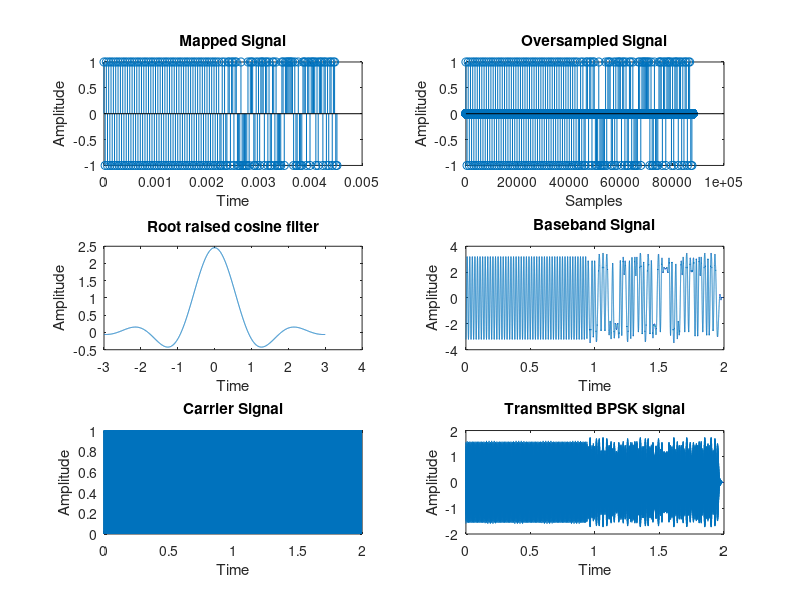
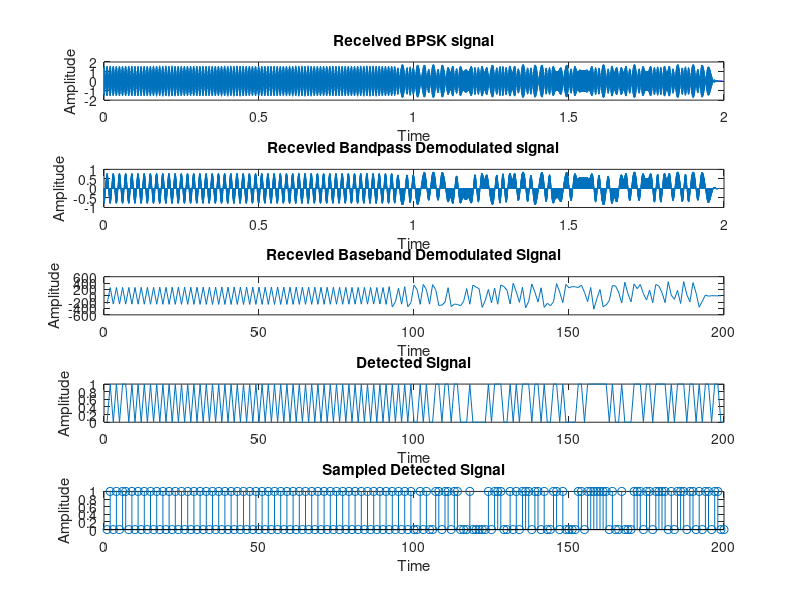
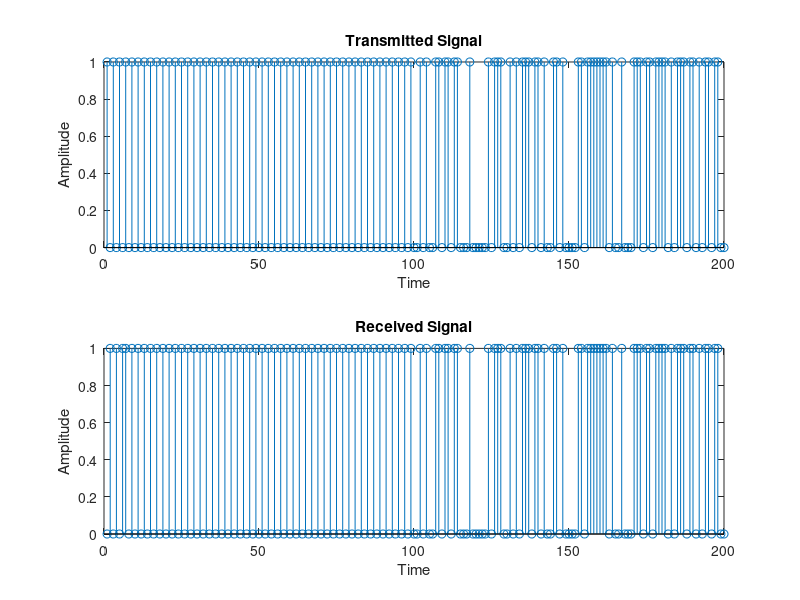

Source code (MATLAB) for these figures, in order:
%%%%%%%%%%%%%%%%%%%%%%% Transmitter %%%%%%%%%%%%%%%%%%%%%%%%%%%%%%%%

Fs=44100;
Rb=100;
Eb=1/(2*Rb); % bit energy

pilot=kron(ones(1,50),[1 0]);  % generate special pilot sequence
y2=[pilot randi([0 1],1,100)]; % generate packet with 100 pilot bits and 100 data bits
n=length(y2);

% Mapping
y3=(2*y2)-1;
t=(0:n-1)/Fs;  % t is the time with sampling interval 1/Fs
subplot(3,2,1);
stem(t,y3);
xlabel('Time');
ylabel('Amplitude');
title('Mapped Signal');

% Oversampling
z=((Fs/Rb))-1; % zeros insertion 
for j=1:((z*n)-1)
    if(mod(j,z)==1)
        y4(j)=y3(((j-1)./z)+1);
    else
        y4(j)=0;
    end
end
subplot(3,2,2);
stem(1:length(y4), y4); 
xlabel('Samples');
ylabel('Amplitude');
title('Oversampled Signal');

% Root-raised cosine filter
r=0.35;      % Roll-Off Factor
t_T=(-3:(Rb/Fs):3)+1e-8;  % filter length is a couple of symbol intervals
h_t=(cos((1+r)*pi*t_T)+sin ((1-r)*pi*t_T)./(4*r*t_T))./(1-(4*r*t_T).^2);
subplot(3,2,3);
plot(t_T,h_t);
xlabel('Time');
ylabel('Amplitude');
title('Root raised cosine filter');

% Baseband modulated signal
y5=conv(h_t,y4);
y5 = y5(length(h_t):end);
tn=(0:length(y5)-1)/Fs;  % time is sampling interval is 1/Fs
subplot(3,2,4);
plot(tn,y5);
xlabel('Time');
ylabel('Amplitude');
title('Baseband Signal');

% Carrier Signal
Fc=1000; 
c=0.5*cos(2*pi*Fc*tn);
subplot(3,2,5);
plot(tn,c+0.5)
xlabel('Time');
ylabel('Amplitude');
title('Carrier Signal');

% Bandpass modulation
y6=y5.*c;
subplot(3,2,6);
plot(tn,y6);
xlabel('Time');
ylabel('Amplitude');
title('Transmitted BPSK signal');

%%%%%%%%%%%%%%%%%%%%%%% Receiver %%%%%%%%%%%%%%%%%%%%%%%%%%%%%%%%

% Received signal=y6
figure(2);
subplot(5,1,1);
plot(tn,y6);
xlabel('Time');
ylabel('Amplitude');
title('Received BPSK signal');

% Bandpass demodulation
Fc2=1000; % to be estimated from the carrier frequency
tn2=(0:length(y6)-1)/Fs;
c2=0.5*cos(2*pi*Fc2*tn2); % Local carrier
y7=y6.*c2;
subplot(5,1,2);
plot(tn2,y7);
xlabel('Time');
ylabel('Amplitude');
title('Recevied Bandpass Demodulated signal');

% Baseband demodulated signal
h_t = fliplr(h_t);
y7 = conv(h_t,y7);
y7 = y7(length(h_t):end);
K=100;                        
mag=zeros(1,Fs/Rb);  
for i=1:Fs/Rb            % interval has 440 samples
    mag(i)=sum(abs(y7(i:Fs/Rb:K*Fs/Rb)));
    mag(i)=mag(i)/K;     % find the average 
end
Pos=find(mag==max(mag)); % maximum position as optimal sampling time
y8=y7(Pos:Fs/Rb:length(y7));

subplot(5,1,3);
plot(y8);
xlabel('Time');
ylabel('Amplitude');
title('Recevied Baseband Demodulated Signal');

% Detector signal
n1=length(y8);
y9=zeros(1,n1);
for i=1:n1
    if((y8(i)+0.5)<0.5)
        y9(i)=0;
    else 
        y9(i)=1;
    end
end

shift = mod(length(h_t),10);
y9 = [y9(end-shift+1:end) y9(1:end-shift+1)];
subplot(5,1,4);
plot(y9);
xlabel('Time');
ylabel('Amplitude');
title('Detected Signal');

%Sampled recevied signal
subplot(5,1,5);
stem(y9);
xlabel('Time');
ylabel('Amplitude');
title('Sampled Detected Signal');

%Transmitted and received
figure(3);
subplot(2,1,1);
stem(y2);
xlabel('Time');
ylabel('Amplitude');
title('Transmitted Signal');
subplot(2,1,2);
stem(y9);
%axis [0 200 0 1];
xlabel('Time');
ylabel('Amplitude');
title('Received Signal');

%Bit error 
err = biterr(y2,y9);
disp(err);